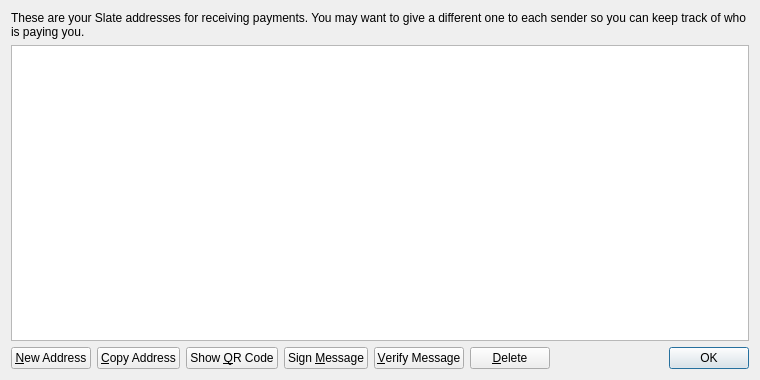
<?xml version="1.0" encoding="UTF-8"?>
<ui version="4.0">
 <class>AddressBookPage</class>
 <widget class="QWidget" name="AddressBookPage">
  <property name="geometry">
   <rect>
    <x>0</x>
    <y>0</y>
    <width>760</width>
    <height>380</height>
   </rect>
  </property>
  <property name="windowTitle">
   <string>Address Book</string>
  </property>
  <layout class="QVBoxLayout" name="verticalLayout">
   <item>
    <widget class="QLabel" name="labelExplanation">
     <property name="text">
      <string>These are your Slate addresses for receiving payments. You may want to give a different one to each sender so you can keep track of who is paying you.</string>
     </property>
     <property name="textFormat">
      <enum>Qt::PlainText</enum>
     </property>
     <property name="wordWrap">
      <bool>true</bool>
     </property>
    </widget>
   </item>
   <item>
    <widget class="QTableView" name="tableView">
     <property name="contextMenuPolicy">
      <enum>Qt::CustomContextMenu</enum>
     </property>
     <property name="toolTip">
      <string>Double-click to edit address or label</string>
     </property>
     <property name="tabKeyNavigation">
      <bool>false</bool>
     </property>
     <property name="alternatingRowColors">
      <bool>true</bool>
     </property>
     <property name="selectionMode">
      <enum>QAbstractItemView::SingleSelection</enum>
     </property>
     <property name="selectionBehavior">
      <enum>QAbstractItemView::SelectRows</enum>
     </property>
     <property name="sortingEnabled">
      <bool>true</bool>
     </property>
     <attribute name="verticalHeaderVisible">
      <bool>false</bool>
     </attribute>
    </widget>
   </item>
   <item>
    <layout class="QHBoxLayout" name="horizontalLayout">
     <item>
      <widget class="QPushButton" name="newAddressButton">
       <property name="toolTip">
        <string>Create a new address</string>
       </property>
       <property name="text">
        <string>&amp;New Address</string>
       </property>
       <property name="icon">
        <iconset resource="../bitcoin.qrc">
         <normaloff>:/icons/add</normaloff>:/icons/add</iconset>
       </property>
      </widget>
     </item>
     <item>
      <widget class="QPushButton" name="copyToClipboard">
       <property name="toolTip">
        <string>Copy the currently selected address to the system clipboard</string>
       </property>
       <property name="text">
        <string>&amp;Copy Address</string>
       </property>
       <property name="icon">
        <iconset resource="../bitcoin.qrc">
         <normaloff>:/icons/editcopy</normaloff>:/icons/editcopy</iconset>
       </property>
      </widget>
     </item>
     <item>
      <widget class="QPushButton" name="showQRCode">
       <property name="text">
        <string>Show &amp;QR Code</string>
       </property>
       <property name="icon">
        <iconset resource="../bitcoin.qrc">
         <normaloff>:/icons/qrcode</normaloff>:/icons/qrcode</iconset>
       </property>
      </widget>
     </item>
     <item>
      <widget class="QPushButton" name="signMessage">
       <property name="toolTip">
        <string>Sign a message to prove you own a Slate address</string>
       </property>
       <property name="text">
        <string>Sign &amp;Message</string>
       </property>
       <property name="icon">
        <iconset resource="../bitcoin.qrc">
         <normaloff>:/icons/edit</normaloff>:/icons/edit</iconset>
       </property>
      </widget>
     </item>
     <item>
      <widget class="QPushButton" name="verifyMessage">
       <property name="toolTip">
        <string>Verify a message to ensure it was signed with a specified Slate address</string>
       </property>
       <property name="text">
        <string>&amp;Verify Message</string>
       </property>
       <property name="icon">
        <iconset resource="../bitcoin.qrc">
         <normaloff>:/icons/transaction_0</normaloff>:/icons/transaction_0</iconset>
       </property>
      </widget>
     </item>
     <item>
      <widget class="QPushButton" name="deleteButton">
       <property name="toolTip">
        <string>Delete the currently selected address from the list</string>
       </property>
       <property name="text">
        <string>&amp;Delete</string>
       </property>
       <property name="icon">
        <iconset resource="../bitcoin.qrc">
         <normaloff>:/icons/remove</normaloff>:/icons/remove</iconset>
       </property>
      </widget>
     </item>
     <item>
      <spacer name="horizontalSpacer">
       <property name="orientation">
        <enum>Qt::Horizontal</enum>
       </property>
       <property name="sizeHint" stdset="0">
        <size>
         <width>40</width>
         <height>20</height>
        </size>
       </property>
      </spacer>
     </item>
     <item>
      <widget class="QDialogButtonBox" name="buttonBox">
       <property name="sizePolicy">
        <sizepolicy hsizetype="Maximum" vsizetype="Fixed">
         <horstretch>0</horstretch>
         <verstretch>0</verstretch>
        </sizepolicy>
       </property>
       <property name="standardButtons">
        <set>QDialogButtonBox::Ok</set>
       </property>
      </widget>
     </item>
    </layout>
   </item>
  </layout>
 </widget>
 <resources>
  <include location="../bitcoin.qrc"/>
 </resources>
 <connections/>
</ui>
